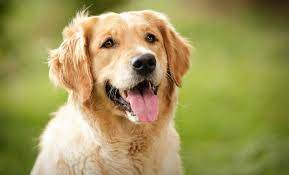
#> input picture HW2/dog.jpeg, 289 x 175 px
$ python hw2.py
#> lines starting #> are read from the running program, lines starting #| are printed output that depends on the picture; after the words box and inside, x2 and y2 are one past the last pixel; in counts of white or black regions, pixels touching at a corner belong together
# Zongyu Wu
# 10/15/2024

import cv2
import matplotlib.pyplot as plt
import numpy as np


# Part 1
img = cv2.imread("dog.jpeg", 0)
#> img: shape (175, 289); min 0, max 255, mean 147
img5 = cv2.GaussianBlur(img, (5, 5), 0)
img11 = cv2.GaussianBlur(img, (11, 11), 0)
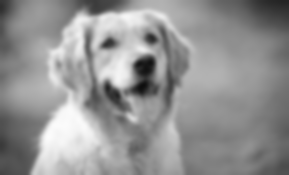
#> img11: shape (175, 289); min 14, max 252, mean 147.1

# Get meshgrid
height, width = img.shape
#> height = 175; width = 289
x = np.linspace(0, width, width, dtype=int)  # creats an array from 0 ->width
#> x = 289 values from 0 to 289
y = np.linspace(0, height, height, dtype=int)
#> y = 175 values from 0 to 175
X, Y = np.meshgrid(x, y)

# Display
fig = plt.figure()
ax = fig.add_subplot(131, projection="3d")
surf = ax.plot_surface(X, Y, img, cmap=plt.cm.gray)
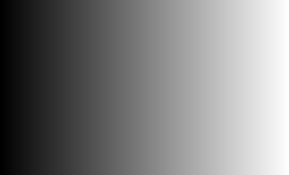
#> X: shape (175, 289) int64; min 0, max 289, mean 144; drawn with min black and max white
ax.set_title("Original Image", fontsize=8)

ax5 = fig.add_subplot(132, projection="3d")
surf5 = ax5.plot_surface(X, Y, img5, cmap=plt.cm.gray)
ax5.set_title("5x5 Gaussian Blur", fontsize=8)

ax11 = fig.add_subplot(133, projection="3d")
surf11 = ax11.plot_surface(X, Y, img11, cmap=plt.cm.gray)
ax11.set_title("11x11 Gaussian Blur", fontsize=8)

# What do you notice about the 3D graphs as the filter size increases?
# When the filter size increase, there are less pulses and tips in the 3D plot.


# Part 2

kernel_sobel_X = np.array([[1, 0, -1], [2, 0, -2], [1, 0, -1]])
kernel_sobel_Y = np.array([[1, 2, 1], [0, 0, 0], [-1, -2, -1]])


# sobel filter
def sobel(img, kernel):
    # Get the dimensions of the image
    img = img.astype(np.float32)
    newImg = img.copy()
    row, col = img.shape

    # Get dimension of kernel
    k_row, k_col = len(kernel), len(kernel[0])
    anchor_row, anchor_col = k_row // 2, k_col // 2

    for r in range(row):
        for c in range(col):
            val = 0
            # Add up convolution for each element in the kernel
            for x in range(k_row):
                for y in range(k_col):
                    new_r, new_c = r + x - anchor_row, c + y - anchor_col
                    if 0 <= new_r < row and 0 <= new_c < col:
                        val += img[new_r][new_c] * kernel[x][y]
            newImg[r][c] = val

    return newImg


# Combine 2 image
def combine(img1, img2, cutoff):
    # Add and take square root
    img12 = cv2.multiply(img1, img1)
    img22 = cv2.multiply(img2, img2)
    magnitude = cv2.sqrt(img12 + img22)

    _, magnitude = cv2.threshold(magnitude, cutoff, 255, 3)
    return magnitude


# Apply sobel filter on original image
img_sobel_X = sobel(img, kernel_sobel_X)
#> after the loop in sobel, `for r in range(row):`:
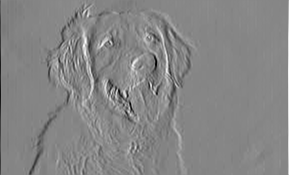
#> newImg: shape (175, 289) float32; min -617, max 558, mean -0.1; drawn with min black and max white
img_sobel_Y = sobel(img, kernel_sobel_Y)
#> after the loop in sobel (call 2), `for r in range(row):`:
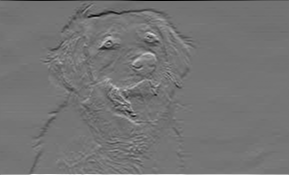
#> newImg: shape (175, 289) float32; min -711, max 842, mean -0.6; drawn with min black and max white
img_sobel_50 = combine(img_sobel_X, img_sobel_Y, 50)
img_sobel_150 = combine(img_sobel_X, img_sobel_Y, 150)
img_canny = cv2.Canny(img, 100, 100)
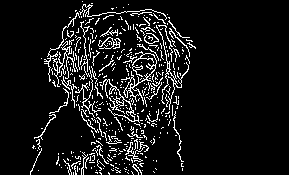
#> img_canny: shape (175, 289); 8.9% white in thin lines or dots, all inside (x1, y1, x2, y2) = (30, 1, 196, 175)

# Apply gaussian blur then sobel again
gaussian = cv2.GaussianBlur(img, (5, 5), 0)
gaussian_sobel_X = sobel(gaussian, kernel_sobel_X)
gaussian_sobel_Y = sobel(gaussian, kernel_sobel_Y)
gaussian_sobel_50 = combine(gaussian_sobel_X, gaussian_sobel_Y, 50)
gaussian_sobel_150 = combine(gaussian_sobel_X, gaussian_sobel_Y, 150)
#> call 4 of combine, with cutoff = 150
#> in combine (call 4), `_, magnitude = cv2.threshold(magnitude, cutoff, 255, 3)`:
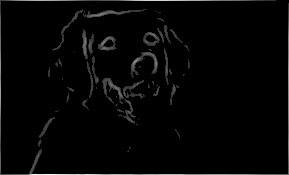
#> magnitude: shape (175, 289) float32; min 0, max 832, mean 17.8; drawn with min black and max white
gaussian_canny = cv2.Canny(gaussian, 100, 100)
#> gaussian_canny: shape (175, 289); 4.6% white in thin lines or dots, all inside (x1, y1, x2, y2) = (30, 4, 195, 175)

# Display
fig, axes = plt.subplots(2, 4)
axes[0][0].imshow(img, cmap="gray", vmin=0, vmax=255)
axes[0][0].set_title("Original", fontsize=8)
axes[0][1].imshow(img_sobel_50, cmap="gray", vmin=0, vmax=255)
axes[0][1].set_title("Sobel Cut_off 50", fontsize=8)
axes[0][2].imshow(img_sobel_150, cmap="gray", vmin=0, vmax=255)
axes[0][2].set_title("Sobel Cut_off 150", fontsize=8)
axes[0][3].imshow(img_canny, cmap="gray", vmin=0, vmax=255)
axes[0][3].set_title("Canny", fontsize=8)

axes[1][0].imshow(gaussian, cmap="gray", vmin=0, vmax=255)
axes[1][0].set_title("Blurred", fontsize=8)
axes[1][1].imshow(gaussian_sobel_50, cmap="gray", vmin=0, vmax=255)
axes[1][2].imshow(gaussian_sobel_150, cmap="gray", vmin=0, vmax=255)
axes[1][3].imshow(gaussian_canny, cmap="gray", vmin=0, vmax=255)
plt.show()
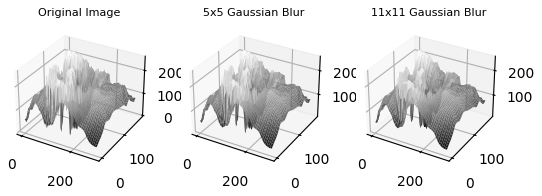
#> figure drawn by matplotlib, 3 panels


# – What did you notice when you went from a lower threshold value to a higher one?
# There are less bright pixels in the picture but the edges are clearer since some unrelated details are dropped.

# – What did you notice before and after applying a Gaussian Blur to the image?
# The edges are cleared in all edge detection images including the Canny one. Some details are also dropped.
